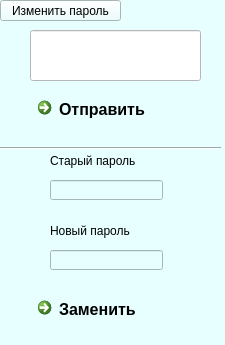
<?xml version="1.0" encoding="UTF-8"?>
<ui version="4.0">
 <class>w_setting</class>
 <widget class="QDialog" name="w_setting">
  <property name="geometry">
   <rect>
    <x>0</x>
    <y>0</y>
    <width>225</width>
    <height>345</height>
   </rect>
  </property>
  <property name="windowTitle">
   <string>Введите пароль</string>
  </property>
  <property name="styleSheet">
   <string notr="true">
background-color: rgb(231, 255, 255);</string>
  </property>
  <widget class="QCommandLinkButton" name="commandLinkButton">
   <property name="geometry">
    <rect>
     <x>30</x>
     <y>90</y>
     <width>172</width>
     <height>41</height>
    </rect>
   </property>
   <property name="font">
    <font>
     <family>Segoe UI</family>
     <pointsize>12</pointsize>
     <weight>75</weight>
     <bold>true</bold>
    </font>
   </property>
   <property name="styleSheet">
    <string notr="true">background-color: rgb(255, 255, 255);</string>
   </property>
   <property name="text">
    <string>Отправить</string>
   </property>
  </widget>
  <widget class="QLineEdit" name="lineEdit_1">
   <property name="geometry">
    <rect>
     <x>30</x>
     <y>30</y>
     <width>171</width>
     <height>51</height>
    </rect>
   </property>
   <property name="font">
    <font>
     <family>Times New Roman</family>
     <pointsize>20</pointsize>
     <weight>50</weight>
     <bold>false</bold>
    </font>
   </property>
   <property name="styleSheet">
    <string notr="true">background-color: rgb(255, 255, 255);</string>
   </property>
   <property name="inputMethodHints">
    <set>Qt::ImhNone</set>
   </property>
   <property name="text">
    <string/>
   </property>
  </widget>
  <widget class="QPushButton" name="cp">
   <property name="geometry">
    <rect>
     <x>0</x>
     <y>0</y>
     <width>121</width>
     <height>21</height>
    </rect>
   </property>
   <property name="text">
    <string>Изменить пароль</string>
   </property>
  </widget>
  <widget class="Line" name="line">
   <property name="geometry">
    <rect>
     <x>0</x>
     <y>140</y>
     <width>221</width>
     <height>16</height>
    </rect>
   </property>
   <property name="orientation">
    <enum>Qt::Horizontal</enum>
   </property>
  </widget>
  <widget class="QLabel" name="label">
   <property name="geometry">
    <rect>
     <x>50</x>
     <y>150</y>
     <width>111</width>
     <height>21</height>
    </rect>
   </property>
   <property name="styleSheet">
    <string notr="true">font: 75 10pt &quot;Times New Roman&quot;;</string>
   </property>
   <property name="text">
    <string>Старый пароль</string>
   </property>
  </widget>
  <widget class="QLineEdit" name="old">
   <property name="geometry">
    <rect>
     <x>50</x>
     <y>180</y>
     <width>113</width>
     <height>20</height>
    </rect>
   </property>
   <property name="styleSheet">
    <string notr="true">background-image: url(:/bg_image/images/583157425c04515880bcdb49.jpg);</string>
   </property>
  </widget>
  <widget class="QLabel" name="label_2">
   <property name="geometry">
    <rect>
     <x>50</x>
     <y>220</y>
     <width>101</width>
     <height>21</height>
    </rect>
   </property>
   <property name="styleSheet">
    <string notr="true">font: 75 10pt &quot;Times New Roman&quot;;</string>
   </property>
   <property name="text">
    <string>Новый пароль</string>
   </property>
  </widget>
  <widget class="QLineEdit" name="new_2">
   <property name="geometry">
    <rect>
     <x>50</x>
     <y>250</y>
     <width>113</width>
     <height>20</height>
    </rect>
   </property>
   <property name="styleSheet">
    <string notr="true">background-image: url(:/bg_image/images/583157425c04515880bcdb49.jpg);</string>
   </property>
  </widget>
  <widget class="QCommandLinkButton" name="commandLinkButton_2">
   <property name="geometry">
    <rect>
     <x>30</x>
     <y>290</y>
     <width>172</width>
     <height>41</height>
    </rect>
   </property>
   <property name="font">
    <font>
     <family>Segoe UI</family>
     <pointsize>12</pointsize>
     <weight>75</weight>
     <bold>true</bold>
    </font>
   </property>
   <property name="styleSheet">
    <string notr="true">background-color: rgb(255, 255, 255);</string>
   </property>
   <property name="text">
    <string>Заменить</string>
   </property>
  </widget>
 </widget>
 <resources/>
 <connections/>
</ui>
